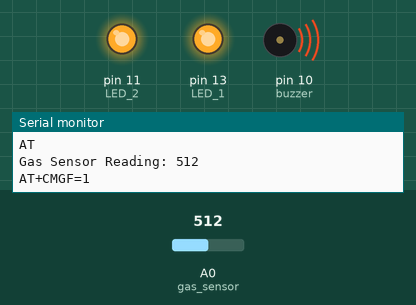
Simulated run of this program. Board: Arduino Uno, built with avr-gcc and run on an emulated ATmega328P. On the bench: output pins drawn as LEDs (lit = HIGH), buzzer (waves = sounding), the last lines printed to the serial monitor. Inputs (shaded band) come from the test bench; at power-on: A0 (gas_sensor) = 512.

Above: at 2.1 s.
At 3.1 s:
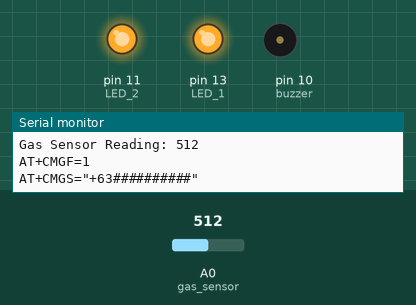
At 40.1 s:
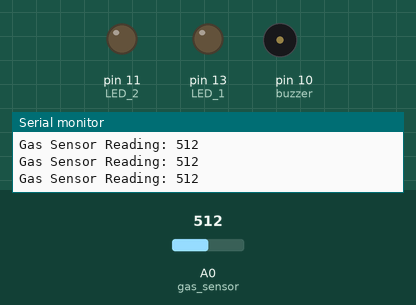
Timing chart, 0 to 42.0 s (numbered marks = the images above):
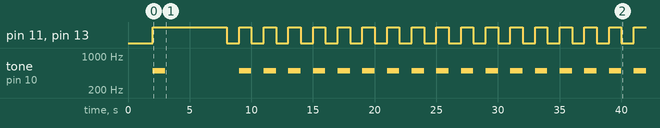

Measured:
- by itself, pin 11 (LED_2), pin 13 (LED_1): repeats every 2.0 s: LOW 1.0 s, HIGH 1.0 s
- by itself, tone on pin 10 (buzzer): goes 500 Hz 1.0 s, silent 6.0 s, 16 × (500 Hz 1.0 s, silent 1.0 s), then 500 Hz

The program:

main.cpp
```cpp
#include <Arduino.h>
#include <SoftwareSerial.h>

void SendMessage();

// Globals
SoftwareSerial SIM900A(8, 7); // Connect TX and RX
String phone_number = "+63##########"; // Phone number
bool message_sent = false;

// Constants
const int gas_sensor = A0;
const int buzzer = 10;
const int LED_1 = 13;
const int LED_2 = 11;
const int safety_lim = 60; // Sets smoke density safe limit
const int time = 1000;

void setup(){
    pinMode(gas_sensor, INPUT);
    pinMode(buzzer, OUTPUT);
    pinMode(LED_1, OUTPUT);
    pinMode(LED_2, OUTPUT);

    digitalWrite(buzzer, LOW);
    digitalWrite(LED_1, LOW);
    digitalWrite(LED_2, LOW);

    // Initializing
    Serial.begin(9600);
    Serial.println("Fire Alarm System Initialized");
    delay(time);
    Serial.println("AT");
    delay(time);
}

void loop(){
    int gas_level = analogRead(gas_sensor);
    Serial.print("Gas Sensor Reading: ");
    Serial.println(gas_level);

    if(gas_level > safety_lim){
    // Fire detected
        tone(buzzer, 500, 1000);
        digitalWrite(LED_1, HIGH);
        digitalWrite(LED_2, HIGH);
        if(!message_sent){
            SendMessage();
            message_sent = true;
        }
        delay(time);
        noTone(buzzer);
        digitalWrite(LED_1, LOW);
        digitalWrite(LED_2, LOW);
    }
    else{
    // No Fire Detected
        noTone(buzzer);
        digitalWrite(LED_1, LOW);
        digitalWrite(LED_2, LOW);
        message_sent = false;
    }
    delay(time);
}

void SendMessage(){
    Serial.println("AT+CMGF=1");
    delay(time);
    Serial.print("AT+CMGS=\"");
    Serial.print(phone_number);
    Serial.println("\"");
    delay(time);
    Serial.println("ALERT: fire detected in your home!");
    Serial.write(26);
    delay(3000);
}
```
